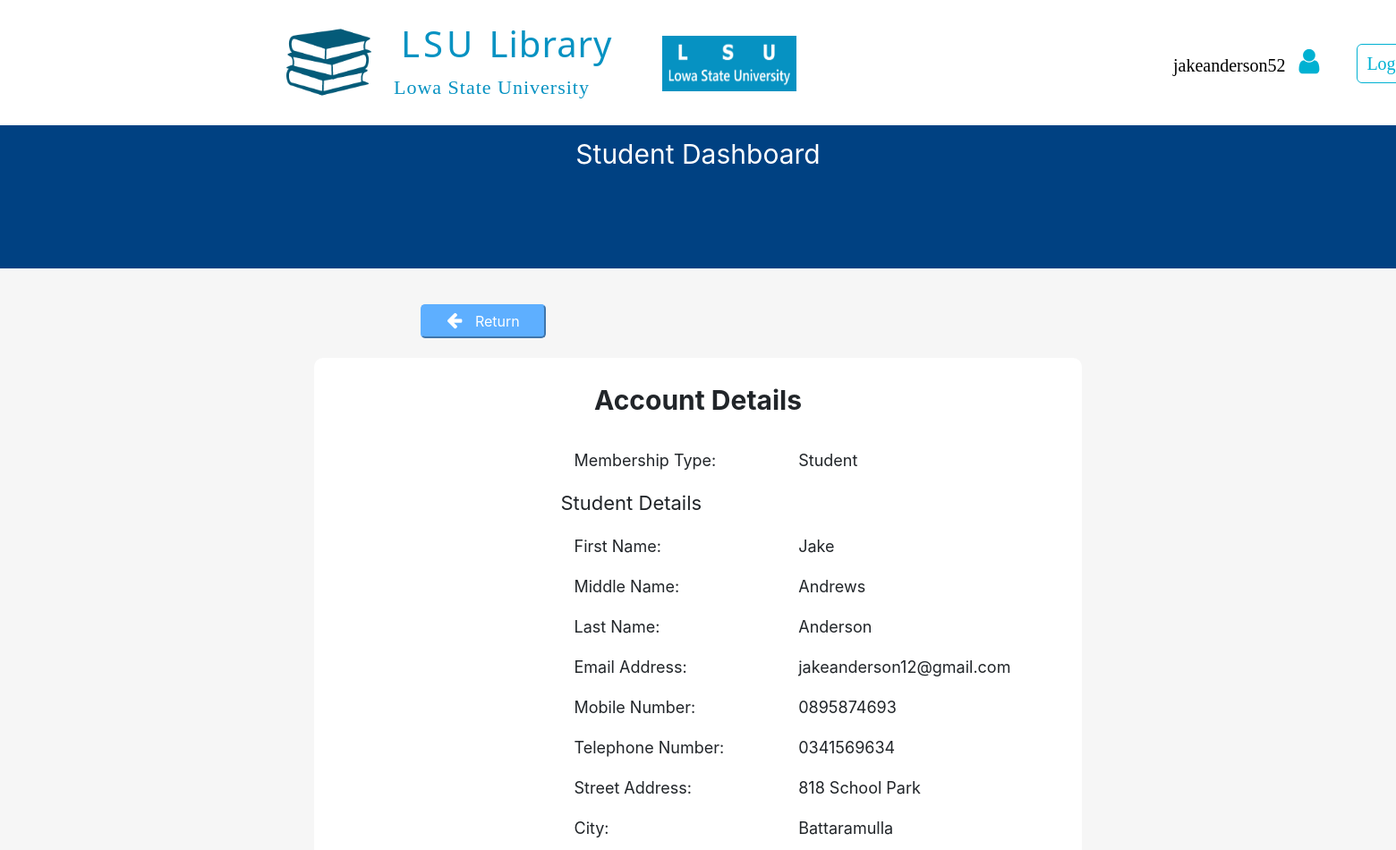
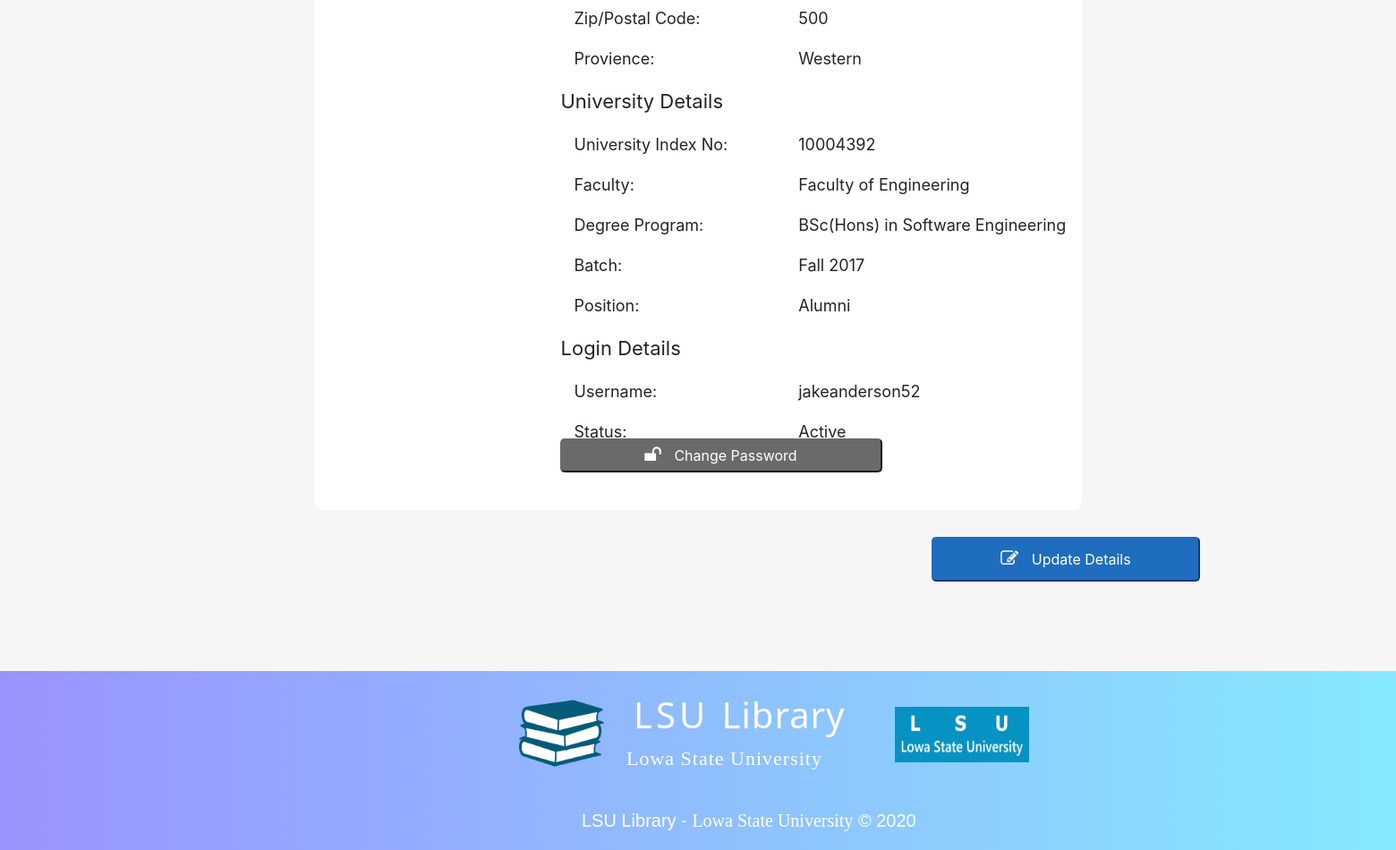
Screenshot of /studentProfessorDashboard/3.accountDetails/studentAccountDetails.php (signed in) with the database file from the repository (2 pictures, top to bottom).
### tables this page shows
CREATE TABLE User(
  UserID INT(8) AUTO_INCREMENT,
  FirstName VARCHAR(30) NOT NULL,
  MiddleName VARCHAR(30),
  LastName VARCHAR(50) NOT NULL,
  EmailAddress VARCHAR(50) NOT NULL,
  StreetAddress VARCHAR(40) NOT NULL,
  ucCityID INT(8),
  uzpcZPCID INT(8),
  upProvienceID INT(8) NOT NULL,
  MobileNumber CHAR(10) NOT NULL,
  TelephoneNumber CHAR(10),
  RegistrationDateTime DATETIME DEFAULT CURRENT_TIMESTAMP,
  lLoginID INT NOT NULL,  
  PRIMARY KEY (UserID),
  FOREIGN KEY (ucCityID) REFERENCES UserCity(CityID),
  FOREIGN KEY (uzpcZPCID) REFERENCES UserZipPostalCode(ZPCID),
  FOREIGN KEY (upProvienceID) REFERENCES UserProvience(ProvienceID)
);

CREATE TABLE UserCity(
  CityID INT(8) AUTO_INCREMENT,
  City VARCHAR(50),
  PRIMARY KEY (CityID)
);

CREATE TABLE UserZipPostalCode(
  ZPCID INT(8) AUTO_INCREMENT,
  ZipPostalCode INT(5),
  PRIMARY KEY (ZPCID)
);

CREATE TABLE UserProvience(
  ProvienceID INT(8) AUTO_INCREMENT,
  Provience VARCHAR(15),
  PRIMARY KEY (ProvienceID)
);

CREATE TABLE UniversityMember(
  uUserID INT(8) NOT NULL,
  UniversityNo INT(8) NOT NULL,
  mmtMembershipTypeID INT(8) NOT NULL,
  mmsMemberStatusID INT(8) NOT NULL,
  mfFacultyID INT(8) NOT NULL,
  mpPositionID INT(8) NOT NULL,
  EditDateTime DATETIME,
  PRIMARY KEY (uUserID, UniversityNo),
  FOREIGN KEY (uUserID) REFERENCES User(UserID),
  FOREIGN KEY (mmtMembershipTypeID) REFERENCES MemberMembershipType(MembershipTypeID),
  FOREIGN KEY (mmsMemberStatusID) REFERENCES MemberMemberStatus(MemberStatusID),
  FOREIGN KEY (mfFacultyID) REFERENCES MemberFaculty(FacultyID),
  FOREIGN KEY (mpPositionID) REFERENCES MemberPosition(PositionID)
);

CREATE TABLE MemberFaculty(
  FacultyID INT(8) AUTO_INCREMENT,
  Faculty VARCHAR(50),
  PRIMARY KEY (FacultyID)
);

CREATE TABLE StudentDegreeProgram(
  DegreeProgramID INT(8) AUTO_INCREMENT,
  DegreeProgram VARCHAR(60),
  PRIMARY KEY (DegreeProgramID)
);

CREATE TABLE StudentBatch(
  BatchID INT(8) AUTO_INCREMENT,
  Batch VARCHAR(20),
  PRIMARY KEY (BatchID)
);

CREATE TABLE MemberPosition(
  PositionID INT(8) AUTO_INCREMENT,
  Position VARCHAR(25),
  PRIMARY KEY (PositionID)
);

CREATE TABLE MemberMemberStatus(
  MemberStatusID INT(8) AUTO_INCREMENT,
  MemberStatus VARCHAR(15),
  PRIMARY KEY (MemberStatusID)
);

### studentProfessorDashboard/3.accountDetails/studentAccountDetails.php (the view, shortened to what this page needs)
<?php
  include_once("../../LSULibraryDBConnection.php");
  $userUsername = $_SESSION['username'];
?>
<!DOCTYPE html>
<html>
  <head>
    <link rel="stylesheet" href="../../assets/css/defaultLayout.css">
    <link rel="stylesheet" href="https://cdnjs.cloudflare.com/ajax/libs/font-awesome/4.7.0/css/font-awesome.min.css">
    <link rel="stylesheet" href="../../assets/bootstrap/css/bootstrap.min.css">
  </head>
  <body>
        <div style="height: 140px; width: 100%;">
              <div id="logoSection">
                <a href="../studentProfessorDashboard.php">
                  <img src="../../assets/Images/LSULibraryLogo.png" alt="LSU Library Logo" id="lsuLibraryLogoIcon">
                </a>
                <h1 id="mainTitle"> LSU <span id="mainTitleSpan">Library</span> </h1>
                <p id="mainTitleSub">Lowa State University</p>
                <img src="../../assets/Images/LSUUniversityLogo.png" alt="LSU Logo" id="lsuLogoIcon">
              </div>
              <table id="navSection">
                <tr>
                  <td class="navItem" id="navItem1">
                    <a href="studentAccountDetails.php" data-toggle="popover" data-trigger="hover" data-placement="bottom" title="Options"
                    data-content="View Account Details" style="color: black;">
                      <?php echo $userUsername ?> &nbsp
                      <i class="fa fa-user" style="font-size: 32px;
                                                  color: #00B1D2FF;"></i> &nbsp
                    </a>
                  </td>
                  <td class="navItem" id="navItem2">
                    <a href="../../logout.php">Logout</a>
                  </td>
                </tr>
              </table>
        </div>
            <div style="background-color: #004182;
                        width: 100%;
                        height: 160px;">
              <p style="font-size: 30px;
                        color: white;
                        text-align: center;
                        padding-top: 10px;">Student Dashboard</p>
              <div style="position: absolute;
                          left: 50%;
                          transform: translate(-50%,-0%);">
              </div>
            </div>
          <div style="width: 100%;
                      height: 1400px;
                      background-color: #F6F6F6;">
            <button type="button" name="return" style="color: #FFFFFF;
                                                      background-color: #5EAFFF;
                                                      border-color: #5EAFFF;
                                                      padding: 5px;
                                                      border-radius: 5px;
                                                      width: 140px;
                                                      position: absolute;
                                                      top: 340px;
                                                      left: 470px;" onClick="window.location.href = '../studentProfessorDashboard.php';">
              <i class="fa fa-arrow-left" style="font-size: 20px;
                                                margin-right: 10px;"></i>
              Return
            </button>
            <div style="width: 55%;
                        height: 1120px;
                        background-color: #FFFFFF;
                        border-radius: 10px;
                        position: relative;
                        left: 50%;
                        transform: translateX(-50%);
                        top: 100px;">
              <p style="font-size: 30px;
                        padding-top: 25px;
                        text-align: center;"><b>Account Details</b></p>
              <div id="container">
                <?php
                  $retrieveUserSQL = "SELECT * FROM User u INNER JOIN Login l ON l.LoginID = u.lLoginID
                                      INNER JOIN UserCity uc ON uc.CityID = u.ucCityID
                                      INNER JOIN UserZipPostalCode uzpc ON uzpc.ZPCID = u.uzpcZPCID
                                      INNER JOIN UserProvience up ON up.ProvienceID = u.upProvienceID
                                      INNER JOIN UniversityMember um ON um.uUserID = u.UserID
                                      INNER JOIN MemberMembershipType mmt ON mmt.MembershipTypeID = um.mmtMembershipTypeID
                                      INNER JOIN MemberFaculty mf ON mf.FacultyID = um.mfFacultyID
                                      INNER JOIN Student s ON s.umUserID = um.uUserID AND s.umUniversityNo = um.UniversityNo
                                      INNER JOIN StudentDegreeProgram sdp ON sdp.DegreeProgramID = s.sdpDegreeProgramID
                                      INNER JOIN StudentBatch sb ON sb.BatchID = s.sbBatchID
                                      INNER JOIN MemberPosition mp ON mp.PositionID = um.mpPositionID
                                      INNER JOIN MemberMemberStatus mms ON mms.MemberStatusID = um.mmsMemberStatusID
                                      WHERE l.Username = '$userUsername';";
                  $retrieveUserResult = mysqli_query($databaseConn, $retrieveUserSQL);
                  $retrieveUserRow = mysqli_fetch_array($retrieveUserResult);
                ?>
                <table>
                  <tr>
                    <td> <p class="containerSubTextStyle">Membership Type: </p> <td>
                    <td> <p class="containerUserDataTextStyle">Student </p> <td>
                  </tr>
                  <tr>
                    <td> <p class="containerMainTextStyle">Student Details</p> <td>
                  </tr>
                  <tr>
                    <td> <p class="containerSubTextStyle">First Name: </p> <td>
                    <td> <p class="containerUserDataTextStyle"> <?php echo $retrieveUserRow["FirstName"]; ?> </p> <td>
                  </tr>
                  <tr>
                    <td> <p class="containerSubTextStyle">Middle Name: </p> <td>
                    <td> <p class="containerUserDataTextStyle"> <?php echo $retrieveUserRow["MiddleName"]; ?> </p> <td>
                  </tr>
                  <tr>
                    <td> <p class="containerSubTextStyle">Last Name: </p> <td>
                    <td> <p class="containerUserDataTextStyle"> <?php echo $retrieveUserRow["LastName"]; ?> </p> <td>
                  </tr>
                  <tr>
                    <td> <p class="containerSubTextStyle">Email Address: </p> <td>
                    <td> <p class="containerUserDataTextStyle"> <?php echo $retrieveUserRow["EmailAddress"]; ?> </p> <td>
                  </tr>
                  <tr>
                    <td> <p class="containerSubTextStyle">Mobile Number: </p> <td>
                    <td> <p class="containerUserDataTextStyle"> <?php echo $retrieveUserRow["MobileNumber"]; ?> </p> <td>
                  </tr>
                  <tr>
                    <td> <p class="containerSubTextStyle">Telephone Number: </p> <td>
                    <td> <p class="containerUserDataTextStyle"> <?php echo $retrieveUserRow["TelephoneNumber"]; ?> </p> <td>
                  </tr>
                  <tr>
                    <td> <p class="containerSubTextStyle">Street Address: </p> <td>
                    <td> <p class="containerUserDataTextStyle"> <?php echo $retrieveUserRow["StreetAddress"]; ?> </p> <td>
                  </tr>
                  <tr>
                    <td> <p class="containerSubTextStyle">City: </p> <td>
                    <td> <p class="containerUserDataTextStyle"> <?php echo $retrieveUserRow["City"]; ?> </p> <td>
                  </tr>
                  <tr>
                    <td> <p class="containerSubTextStyle">Zip/Postal Code: </p> <td>
                    <td> <p class="containerUserDataTextStyle"> <?php echo $retrieveUserRow["ZipPostalCode"]; ?> </p> <td>
                  </tr>
                  <tr>
                    <td> <p class="containerSubTextStyle">Provience: </p> <td>
                    <td> <p class="containerUserDataTextStyle"> <?php echo $retrieveUserRow["Provience"]; ?> </p> <td>
                  </tr>
                  <tr>
                    <td> <p class="containerMainTextStyle">University Details</p> <td>
                  </tr>
                  <tr>
                    <td> <p class="containerSubTextStyle">University Index No: </p> <td>
                    <td> <p class="containerUserDataTextStyle"> <?php echo $retrieveUserRow["UniversityNo"]; ?> </p> <td>
                  </tr>
                  <tr>
                    <td> <p class="containerSubTextStyle">Faculty: </p> <td>
                    <td> <p class="containerUserDataTextStyle"> <?php echo $retrieveUserRow["Faculty"]; ?> </p> <td>
                  </tr>
                  <tr>
                    <td> <p class="containerSubTextStyle">Degree Program: </p> <td>
                    <td> <p class="containerUserDataTextStyle"> <?php echo $retrieveUserRow["DegreeProgram"]; ?> </p> <td>
                  </tr>
                  <tr>
                    <td> <p class="containerSubTextStyle">Batch: </p> <td>
                    <td> <p class="containerUserDataTextStyle"> <?php echo $retrieveUserRow["Batch"]; ?> </p> <td>
                  </tr>
                  <tr>
                    <td> <p class="containerSubTextStyle">Position: </p> <td>
                    <td> <p class="containerUserDataTextStyle"> <?php echo $retrieveUserRow["Position"]; ?> </p> <td>
                  </tr>
                  <tr>
                    <td> <p class="containerMainTextStyle">Login Details</p> <td>
                  </tr>
                  <tr>
                    <td> <p class="containerSubTextStyle">Username: </p> <td>
                    <td> <p class="containerUserDataTextStyle"> <?php echo $retrieveUserRow["Username"]; ?> </p> <td>
                  </tr>
                  <tr>
                    <td> <p class="containerSubTextStyle">Status: </p> <td>
                    <td> <p class="containerUserDataTextStyle"> <?php echo $retrieveUserRow["MemberStatus"]; ?> </p> <td>
                  </tr>
                </table>
                <button type="button" name="changePassword" style="color: #FFFFFF;
                                                                  background-color: #6A6A6A;
                                                                  border-color: #6A6A6A;
                                                                  padding: 5px;
                                                                  border-radius: 5px;
                                                                  width: 360px;
                                                                  position: absolute;
                                                                  top: 940px;
                                                                  left: 60px;" onClick="window.location.href = 'studentProfessorChangePassword.php';">
                  <i class="fa fa-unlock" style="font-size: 20px;
                                                margin-right: 10px;"></i>
                  Change Password
                </button>
              </div>
              <button type="button" name="updateDetails" style="color: #FFFFFF;
                                                                background-color: #1F6DBE;
                                                                border-color: #1F6DBE;
                                                                padding: 5px;
                                                                border-radius: 5px;
                                                                width: 300px;
                                                                height: 50px;
                                                                position: absolute;
                                                                top: 1150px;
                                                                left: 690px;" onClick="window.location.href = 'studentUpdateDetails.php';">
                <i class="fa fa-edit" style="font-size: 20px;
                                            margin-right: 10px;"></i>
                Update Details
              </button>
          </div>
        </div>
          <div id="footer">
            <div id="footerLogoSection">
              <img src="../../assets/images/LSULibraryLogo.png" alt="LSU Library Logo" id="lsuLibraryLogoIcon">
              <h1 id="mainTitle"> LSU <span id="mainTitleSpan">Library</span> </h1>
              <p id="mainTitleSub">Lowa State University</p>
              <img src="../../assets/images/LSUUniversityLogo.png" alt="LSU Logo" id="lsuLogoIcon">
            </div>
            <p id="footerText1Main">LSU Library - <span id="footerText1Sub">Lowa State University</span> &copy; 2020</p>
          </div>
  </body>
</html>

### rows the page displays
user: FirstName "Jake", MiddleName "Andrews", LastName "Anderson", EmailAddress "jakeanderson12@gmail.com", MobileNumber "0895874693", TelephoneNumber "0341569634", StreetAddress "818 School Park", ucCityID.City "Battaramulla", uzpcZPCID.ZipPostalCode "500", upProvienceID.Provience "Western", universitymember.UniversityNo "10004392", memberfaculty.Faculty "Faculty of Engineering", studentdegreeprogram.DegreeProgram "BSc(Hons) in Software Engineering", studentbatch.Batch "Fall 2017", memberposition.Position "Alumni", lLoginID.Username "jakeanderson52", membermemberstatus.MemberStatus "Active"

### other values shown
$userUsername "jakeanderson52"
